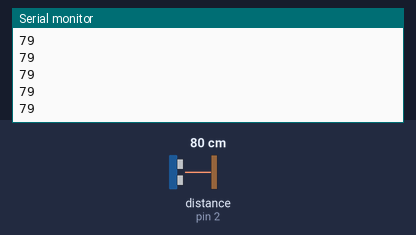
Bench run of a sketch on a simulated Arduino Uno, built with avr-gcc and run on an emulated ATmega328P. Parts: the last lines printed to the serial monitor. Wiring (inferred from the names in the program): ultrasonic range finder: trigger pin 3; echo pin 2. The inputs (shaded band) are chosen by the test bench; at power-on: distance to the obstacle (sensor on pin 2) 80 cm. The echo pulse lasts 58.3 µs per cm.

Above: at 1.2 s.
1.3 s: distance to the obstacle (sensor on pin 2) set to 2 cm
At 1.39 s:
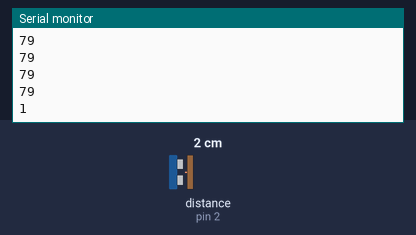
2.8 s: distance to the obstacle (sensor on pin 2) set to 4 cm
At 2.81 s:
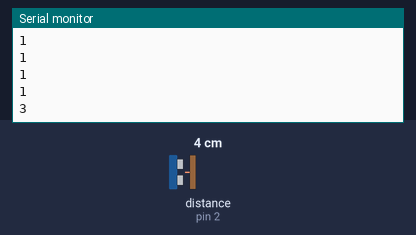
Timing chart, 0 to 5.8 s (numbered marks = the images above; inputs shaded):
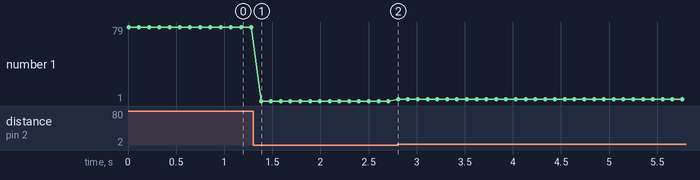

Measured:
- after the input at 1.3 s, the serial monitor: prints a new line after 0.08 s (image 1)
- after the input at 2.8 s, the serial monitor: prints a new line at once (image 2)
- plotted number 1: 79 → 1 after the input at 1.3 s, 1 → 3 after the input at 2.8 s

The sketch:

arduinoCode.ino
```cpp
// ULTRASONIC SENSOR
int TRIG = 3;
int ECHO = 2;
int DURATION;
int DISTANCE;


void setup() {

  // ULTRASONIC SENSOR
  pinMode(TRIG, OUTPUT);
  pinMode(ECHO, INPUT);

  // SERIAL
  Serial.begin(9600);

}


void loop() {

  digitalWrite(TRIG,HIGH);
  delay(1);
  digitalWrite(TRIG,LOW);
  DURATION = pulseIn(ECHO,HIGH);
  DISTANCE = DURATION / 58.2;

  if(DISTANCE > 0 && DISTANCE < 100 ){
    Serial.println(DISTANCE);
    delay(100);
  }

}
```
